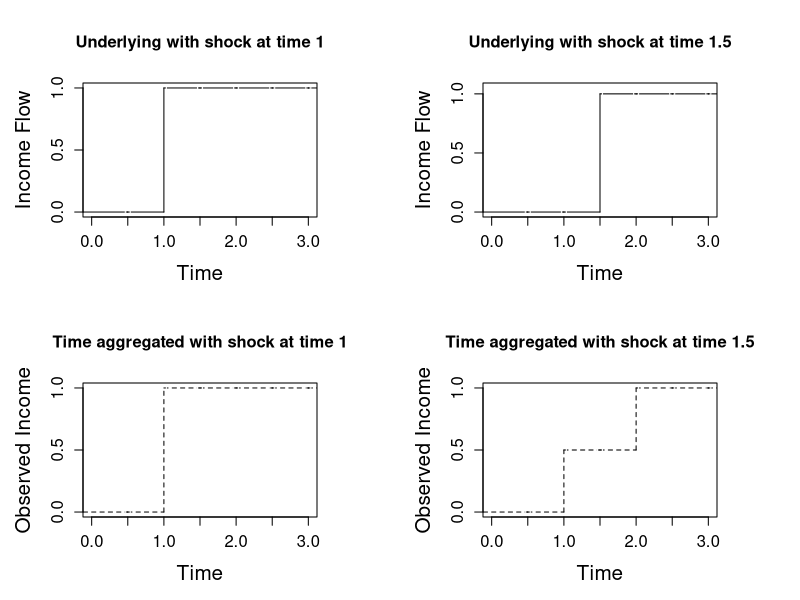
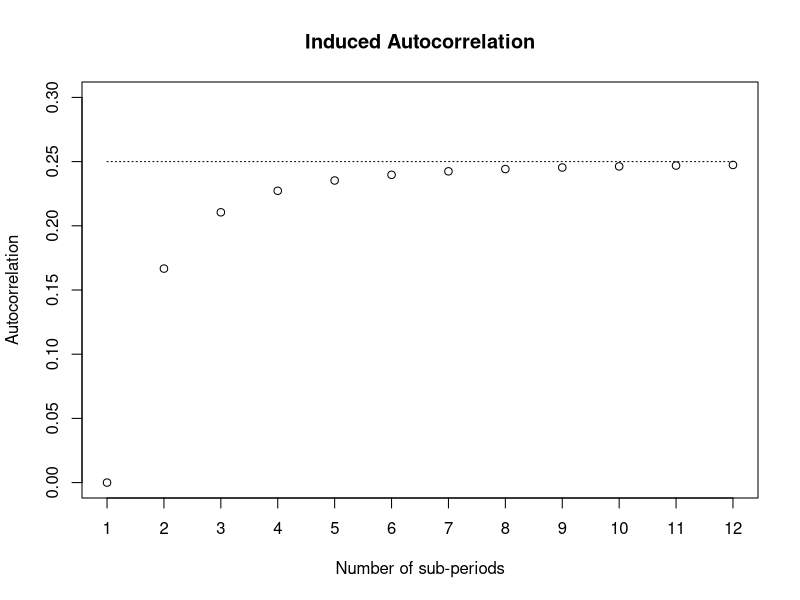

These figures' R source, in order:
#########################################################################################
# Draw a time aggregated random walk (4 subperiods)
library(ggplot2)
library(gridExtra)

figures_dir = "./Figures/"

N_sub =2
N_period =3
N_subperiods =N_sub*N_period
time = (1:(N_subperiods))/N_sub
#shocks = rnorm(N_subperiods,0,1)
shocks = c(0,0,1,0,0,0)
underlying = cumsum(shocks)
time_agg = underlying*0.0
for (T in 1:N_period){
  t = (T-1)*N_sub+1
  time_agg[t:(t+N_sub-1)]=mean(underlying[t:(t+N_sub-1)])
}



time_agg_func=stepfun(time[1:(N_subperiods-1)], time_agg)
underlying_func=stepfun(time[1:(N_subperiods-1)], underlying)

dev.new()
par(mar=c(5,5,5,5), mfcol=c(2,2),cex.axis=1.2,cex.lab=1.5)
plot(underlying_func, time, xlim= c(0,N_period),ylim=c(0,1),col="black",lty="solid", col.points=FALSE, verticals=TRUE,xlab="Time",ylab="Income Flow",main="Underlying with shock at time 1",yaxt = "n")
axis(side = 2, at = c(0.0,0.5,1.0))
plot(time_agg_func, time, xlim= c(0,N_period),ylim=c(0,1),col="black",lty="dashed", col.points=FALSE, verticals=TRUE,xlab="Time",ylab="Observed Income",main="Time aggregated with shock at time 1",yaxt = "n")
axis(side = 2, at = c(0.0,0.5,1.0))

shocks = c(0,0,0,1,0,0)
underlying = cumsum(shocks)
time_agg = underlying*0.0
for (T in 1:N_period){
  t = (T-1)*N_sub+1
  time_agg[t:(t+N_sub-1)]=mean(underlying[t:(t+N_sub-1)])
}

time_agg_func=stepfun(time[1:(N_subperiods-1)], time_agg)
underlying_func=stepfun(time[1:(N_subperiods-1)], underlying)


plot(underlying_func, time, xlim= c(0,N_period),ylim=c(0,1.05),col="black",lty="solid", col.points=FALSE, verticals=TRUE,xlab="Time",ylab="Income Flow",main="Underlying with shock at time 1.5",yaxt = "n")
axis(side = 2, at = c(0.0,0.5,1.0))
plot(time_agg_func, time, xlim= c(0,N_period),ylim=c(0,1),col="black",lty="dashed", col.points=FALSE, verticals=TRUE,xlab="Time",ylab="Observed Income",main="Time aggregated with shock at time 1.5",yaxt = "n")
axis(side = 2, at = c(0.0,0.5,1.0))
dev.copy(pdf, paste(figures_dir, "TimeAggExample.pdf",sep=""))
dev.off()

#########################################################################################
# Now plot the autocorrelation of N-subperiod example and show how quickly it converges to 1/4
max_subperiods = 12
Num_subperiods = 1:max_subperiods
autocorr = (Num_subperiods**2-1)/(2*(2*Num_subperiods**2 +1 ))

dev.new()
par(mfcol=c(1,1))
plot(Num_subperiods,autocorr,ylim = c(0,0.3),xlab="Number of sub-periods",ylab="Autocorrelation",main="Induced Autocorrelation",yaxt = "n",xaxt = "n")
axis(side = 2, at = c(0.0,0.05,0.1,0.15,0.2,0.25,0.3))
axis(side = 1, at = 1:max_subperiods)
constant = Num_subperiods*0+0.25
lines(Num_subperiods,constant,lty="dotted")
dev.copy(pdf, paste(figures_dir, "InducedAutocorrelation.pdf",sep=""))
dev.off()

